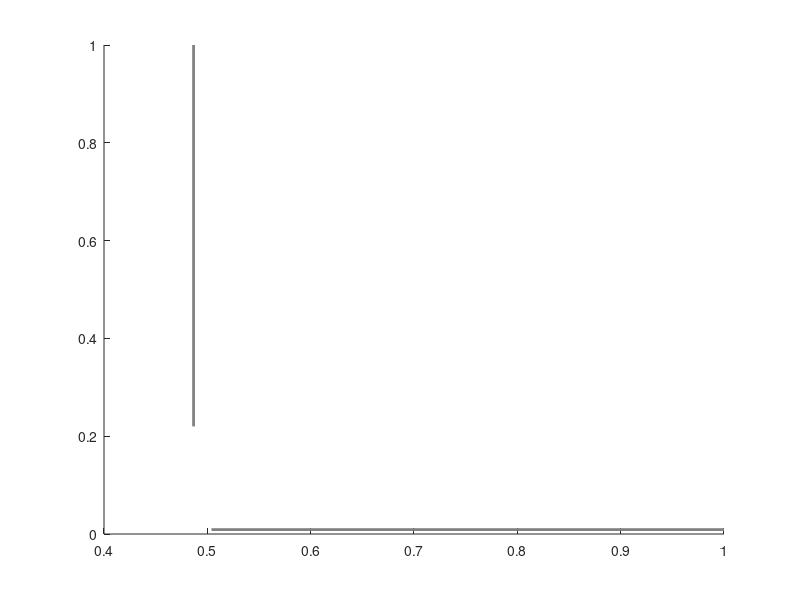

The MATLAB source for this figure: (Note: this script raises an error after producing the figure.)

%This code plots the bifurcation figure for Figure 3 of "On integrating
%artificial intelligence into pest management", by Godsoe et al. 2025.

%this version plots the only the parts of each curve which divide the
%parameter space into four regions. Corners are figured out manually,
%will not work if parameters change

par.r1=1.3; %r_W
par.a11=1.9; %a_WW
par.a12=0.05; %a_WR

par.r2=4; %r_R
par.a22=0.25; %a_RR
par.a21=0.1; %a_RW

par.a=300; %a
par.h=0.03; %h

figure()
hold on


grey=0.5;

%lines for single species extinction

g1_weka_ext=(par.a11/(4*par.a^2*par.h))*(1+par.a*par.r1*par.h/par.a11)^2;

plot([0.504,1],[g1_weka_ext,g1_weka_ext],'Color',[grey grey grey],'Linewidth',2);

g2_rat_ext=(par.a22/(4*par.a^2*par.h))*(1+par.a*par.r2*par.h/par.a22)^2;

plot([g2_rat_ext,g2_rat_ext],[0.22,1],'Color',[grey grey grey],'Linewidth',2);


%plot TC bif curves

fpp=fimplicit(@(x,y) tcbif2(x,y,par),[0.001 1 0.001 1],'MeshDensity',500);

Xdata=fpp.XData;
Ydata=fpp.YData;

delete(fpp);

plot(Ydata(1:270),Xdata(1:270),'Linewidth',2,'Color',[grey grey grey]);


%plot SN tipping point curve

D=par.a11*par.a22-par.a21*par.a12;
S=((par.a22*par.r1-par.a12*par.r2-par.a21*par.r1+par.a11*par.r2)/D+1/(par.a*par.h))^2*par.h/4;

xvec=[0,0.22];
yvec=(S*D+(par.a21-par.a22)*xvec)/(par.a11-par.a12);

plot(yvec,xvec,'Color',[0.9290 0.6940 0.1250],'Linewidth',2) %coloured yellow for caution


%----------------
%plot the points at which we have made phase portraits

g1s=[0.05 0.05 0.05];
g2s=[0.3 0.49 0.52]; 

plot(g2s,g1s,'.','Color',[0.8500 0.3250 0.0980],'MarkerSize',20)


%----------------
%plot a point for error-free AI

plot(1,0,'.','Color',[0.4660 0.6740 0.1880],'MarkerSize',20)



box on
axis equal

ylim([0,1])
xlim([0,1])

set(gca,'FontSize',14)

set(gca, 'Color', 'none');


%uncomment this line to save the figure
%export_fig g1g2.pdf -transparent




